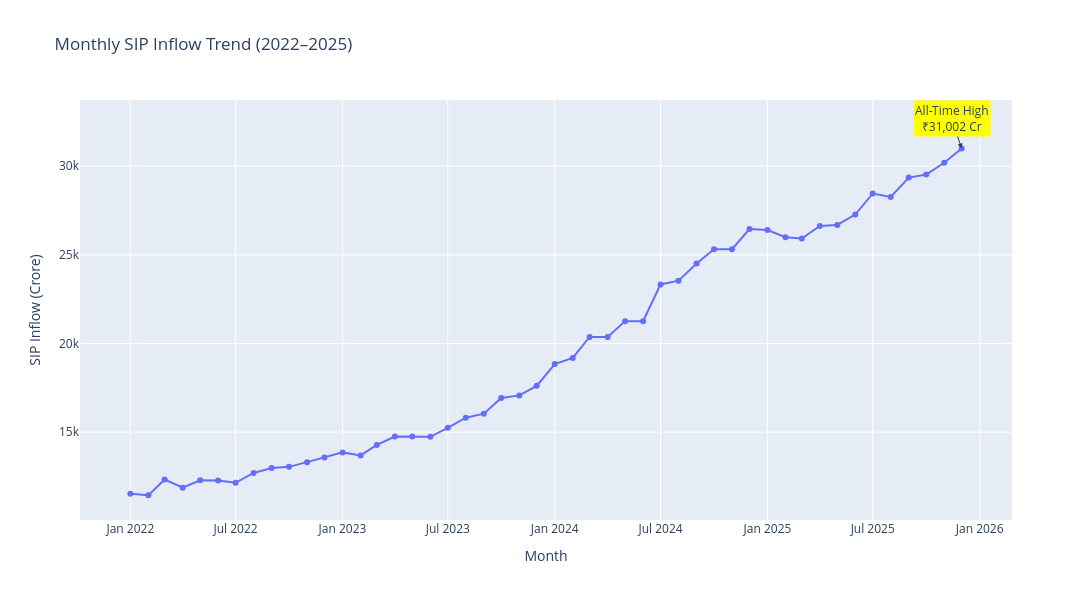

Notebook cell for this chart:
### Code cell
sip["month"] = pd.to_datetime(sip["month"])

fig = px.line(
    sip,
    x="month",
    y="sip_inflow_crore",
    markers=True,
    title="Monthly SIP Inflow Trend (2022–2025)"
)

max_row = sip.loc[sip["sip_inflow_crore"].idxmax()]

fig.add_annotation(
    x=max_row["month"].strftime("%Y-%m-%d"),   # Convert Timestamp to string
    y=float(max_row["sip_inflow_crore"]),
    text=f"All-Time High<br>₹{int(max_row['sip_inflow_crore']):,} Cr",
    showarrow=True,
    arrowhead=2,
    bgcolor="yellow"
)

fig.update_layout(
    xaxis_title="Month",
    yaxis_title="SIP Inflow (Crore)",
    width=1200,
    height=600
)

fig.show()

### Figure 1 — Plotly figure (JSON) as saved in the notebook; plotly's stock layout.template omitted (floating-point values rounded to 4 significant figures)
{"data": [{"hovertemplate": "month=%{x}<br>sip_inflow_crore=%{y}<extra></extra>", "legendgroup": "", "line": {"color": "#636efa", "dash": "solid"}, "marker": {"symbol": "circle"}, "mode": "lines+markers", "name": "", "orientation": "v", "showlegend": false, "type": "scatter", "x": ["2022-01-01T00:00:00", "2022-02-01T00:00:00", "2022-03-01T00:00:00", "2022-04-01T00:00:00", "2022-05-01T00:00:00", "2022-06-01T00:00:00", "2022-07-01T00:00:00", "2022-08-01T00:00:00", "2022-09-01T00:00:00", "2022-10-01T00:00:00", "2022-11-01T00:00:00", "2022-12-01T00:00:00", "2023-01-01T00:00:00", "2023-02-01T00:00:00", "2023-03-01T00:00:00", "2023-04-01T00:00:00", "2023-05-01T00:00:00", "2023-06-01T00:00:00", "2023-07-01T00:00:00", "2023-08-01T00:00:00", "2023-09-01T00:00:00", "2023-10-01T00:00:00", "2023-11-01T00:00:00", "2023-12-01T00:00:00", "2024-01-01T00:00:00", "2024-02-01T00:00:00", "2024-03-01T00:00:00", "2024-04-01T00:00:00", "2024-05-01T00:00:00", "2024-06-01T00:00:00", "2024-07-01T00:00:00", "2024-08-01T00:00:00", "2024-09-01T00:00:00", "2024-10-01T00:00:00", "2024-11-01T00:00:00", "2024-12-01T00:00:00", "2025-01-01T00:00:00", "2025-02-01T00:00:00", "2025-03-01T00:00:00", "2025-04-01T00:00:00", "2025-05-01T00:00:00", "2025-06-01T00:00:00", "2025-07-01T00:00:00", "2025-08-01T00:00:00", "2025-09-01T00:00:00", "2025-10-01T00:00:00", "2025-11-01T00:00:00", "2025-12-01T00:00:00"], "xaxis": "x", "y": [11517, 11438, 12328, 11863, 12286, 12276, 12140, 12694, 12976, 13040, 13306, 13573, 13856, 13687, 14276, 14749, 14749, 14734, 15245, 15814, 16042, 16928, 17073, 17610, 18838, 19187, 20371, 20371, 21262, 21262, 23332, 23547, 24509, 25323, 25320, 26459, 26400, 25999, 25926, 26632, 26688, 27274, 28464, 28265, 29361, 29529, 30200, 31002], "yaxis": "y"}], "layout": {"annotations": [{"arrowhead": 2, "bgcolor": "yellow", "showarrow": true, "text": "All-Time High<br>₹31,002 Cr", "x": "2025-12-01", "y": 31002}], "height": 600, "legend": {"tracegroupgap": 0}, "title": {"text": "Monthly SIP Inflow Trend (2022–2025)"}, "width": 1200, "xaxis": {"anchor": "y", "domain": [0, 1], "title": {"text": "Month"}}, "yaxis": {"anchor": "x", "domain": [0, 1], "title": {"text": "SIP Inflow (Crore)"}}}}
